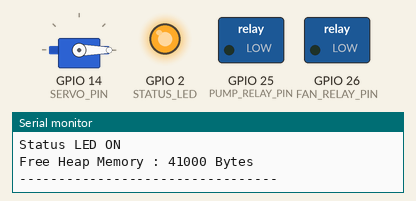
Recording of a sketch running on a simulated ESP32. On the bench: servo, switched loads named in the sketch (green lamp = pin HIGH), output pins drawn as LEDs (lit = HIGH), the last lines printed to the serial monitor. WiFi joins after 1.5 s; servers stay silent unless stated; uploads are accepted with an empty reply; random numbers use the default seed unless the sketch sets one.

Above: at 2.9 s.
At 8.1 s:
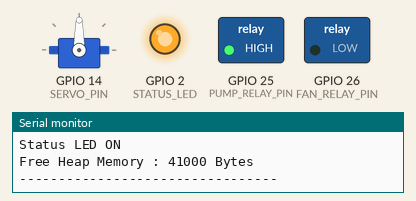
At 102.8 s:
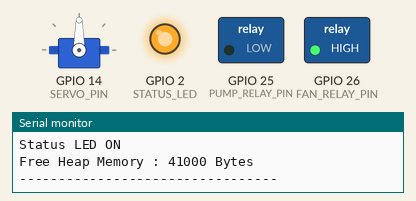
At 123.8 s:
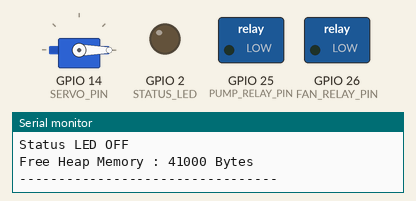
Timing chart, 0 to 130.0 s (numbered marks = the images above):
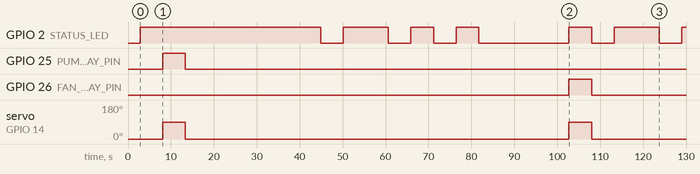

Measured:
- by itself, GPIO 2 (STATUS_LED): LOW → HIGH at 2.8 s, → LOW 42.1 s later, → HIGH 5.3 s later, → LOW 10.5 s later, … (13 changes in this stretch)
- by itself, GPIO 25 (PUMP_RELAY_PIN): LOW → HIGH at 8.1 s, → LOW 5.3 s later
- by itself, GPIO 26 (FAN_RELAY_PIN): LOW → HIGH at 103 s, → LOW 5.3 s later
- by itself, servo on GPIO 14 (SERVO_PIN): alternates 90° for 5.3 s and 0° for 89.4 s

The sketch:

SmartDrainageSystem.ino
```cpp
#include "config.h"
#include "wifi_manager.h"
#include "sensors.h"
#include "json_manager.h"
#include "prediction.h"
#include "api_manager.h"
#include "actuator.h"
#include "utilities.h"

void setup()
{
    Serial.begin(115200);
    delay(1000);

    // ==========================================
    // System Information
    // ==========================================

    printSystemInfo();

    Serial.println();
    Serial.println("==============================");
    Serial.println("SMART DRAINAGE SYSTEM");
    Serial.println("==============================");

    // ==========================================
    // Connect Wi-Fi
    // ==========================================

    connectWiFi();

    // ==========================================
    // Initialize Sensors
    // ==========================================

    initializeSensors();

    // ==========================================
    // Initialize API Manager
    // ==========================================

    initializeAPI();

    // ==========================================
    // Initialize Actuators
    // ==========================================

    initializeActuators();

    // ==========================================
    // Memory Information
    // ==========================================

    printMemory();

    Serial.println("==============================");
    Serial.println("SYSTEM INITIALIZATION COMPLETE");
    Serial.println("==============================");
}

void loop()
{
    // ==========================================
    // Wi-Fi Status
    // ==========================================

    if(isWiFiConnected())
    {
        Serial.println("Wi-Fi Status : Connected");
    }
    else
    {
        Serial.println("Wi-Fi Lost");
    }

    // ==========================================
    // Read Sensor Values
    // ==========================================

    float waterLevel = readWaterLevel();
    float pressure = readPressure();
    float flowRate = readFlowRate();
    float acoustic = readAcoustic();

    Serial.println("---------------------------------");

    Serial.print("Water Level : ");
    Serial.print(waterLevel);
    Serial.println(" cm");

    Serial.print("Pressure : ");
    Serial.print(pressure);
    Serial.println(" kPa");

    Serial.print("Flow Rate : ");
    Serial.print(flowRate);
    Serial.println(" L/min");

    Serial.print("Acoustic : ");
    Serial.print(acoustic);
    Serial.println(" dB");

    // ==========================================
    // Create JSON from Sensor Readings
    // ==========================================

    String json = createSensorJSON(
        waterLevel,
        pressure,
        flowRate,
        acoustic
    );

    Serial.println("---------------------------------");
    Serial.println("JSON DATA:");
    Serial.println(json);
    Serial.println("---------------------------------");

    // ==========================================
    // Prediction
    // ==========================================

    String status = predictDrainageStatus(
        waterLevel,
        pressure,
        flowRate,
        acoustic
    );

    Serial.print("Prediction : ");
    Serial.println(status);

    Serial.println("---------------------------------");

    // ==========================================
    // Send JSON Data to FastAPI
    // ==========================================

    bool apiResult = sendSensorData(json);

    if(apiResult)
    {
        Serial.println("API Status : Data Sent Successfully");
    }
    else
    {
        Serial.println("API Status : Data Sending Failed");
    }

    Serial.println("---------------------------------");

    // ==========================================
    // Actuator Control
    // ==========================================

    if(status == "Normal")
    {
        closeVent();
        fanOFF();
        pumpOFF();
        ledOFF();
    }

    else if(status == "Warning")
    {
        closeVent();
        fanOFF();
        pumpOFF();
        ledON();
    }

    else if(status == "Blocked")
    {
        closeVent();
        fanOFF();
        pumpOFF();
        ledON();
    }

    else if(status == "Gas Warning")
    {
        openVent();
        fanON();
        pumpOFF();
        ledON();
    }

    else if(status == "Flood")
    {
        openVent();
        fanOFF();
        pumpON();
        ledON();
    }

    // ==========================================
    // Memory Information
    // ==========================================

    printMemory();

    Serial.println("---------------------------------");

    delay(5000);
}
```

actuator.cpp
```cpp
// =====================================================
// AI-Based Smart Drainage Monitoring System
// Actuator Manager Source
// ESP32 DevKit V1
// =====================================================

#include "actuator.h"
#include "config.h"

#include <ESP32Servo.h>

Servo ventServo;

// -----------------------------------------------------
// Initialize Actuators
// -----------------------------------------------------

void initializeActuators()
{
    pinMode(FAN_RELAY_PIN, OUTPUT);
    pinMode(PUMP_RELAY_PIN, OUTPUT);
    pinMode(STATUS_LED, OUTPUT);

    digitalWrite(FAN_RELAY_PIN, LOW);
    digitalWrite(PUMP_RELAY_PIN, LOW);
    digitalWrite(STATUS_LED, LOW);

    ventServo.attach(SERVO_PIN);
    ventServo.write(0);

    Serial.println("Actuators Initialized");
}

// -----------------------------------------------------
// Smart Auto Vent
// -----------------------------------------------------

void openVent()
{
    ventServo.write(90);

    Serial.println("Smart Auto Vent Opened");
}

void closeVent()
{
    ventServo.write(0);

    Serial.println("Smart Auto Vent Closed");
}

// -----------------------------------------------------
// Exhaust Fan
// -----------------------------------------------------

void fanON()
{
    digitalWrite(FAN_RELAY_PIN, HIGH);

    Serial.println("Exhaust Fan ON");
}

void fanOFF()
{
    digitalWrite(FAN_RELAY_PIN, LOW);

    Serial.println("Exhaust Fan OFF");
}

// -----------------------------------------------------
// Water Pump
// -----------------------------------------------------

void pumpON()
{
    digitalWrite(PUMP_RELAY_PIN, HIGH);

    Serial.println("Water Pump ON");
}

void pumpOFF()
{
    digitalWrite(PUMP_RELAY_PIN, LOW);

    Serial.println("Water Pump OFF");
}

// -----------------------------------------------------
// Status LED
// -----------------------------------------------------

void ledON()
{
    digitalWrite(STATUS_LED, HIGH);

    Serial.println("Status LED ON");
}

void ledOFF()
{
    digitalWrite(STATUS_LED, LOW);

    Serial.println("Status LED OFF");
}
```

actuator.h
```cpp
#ifndef ACTUATOR_H
#define ACTUATOR_H

// =====================================================
// AI-Based Smart Drainage Monitoring System
// Actuator Manager Header
// ESP32 DevKit V1
// =====================================================

#include <Arduino.h>

// Initialize all actuators
void initializeActuators();

// Smart Auto Vent
void openVent();
void closeVent();

// Exhaust Fan
void fanON();
void fanOFF();

// Water Pump
void pumpON();
void pumpOFF();

// Status LED
void ledON();
void ledOFF();

#endif
```

api_manager.cpp
```cpp
// =====================================================
// AI-Based Smart Drainage Monitoring System
// API Manager Source
// ESP32 DevKit V1
// =====================================================

#include "api_manager.h"
#include "config.h"

#include <WiFi.h>
#include <HTTPClient.h>

// =====================================================
// Initialize API
// =====================================================

void initializeAPI()
{
    Serial.println();
    Serial.println("=================================");
    Serial.println("API Manager Initialized");
    Serial.println("=================================");
}

// =====================================================
// Send Sensor JSON to FastAPI
// =====================================================

bool sendSensorData(String jsonData)
{
    // Check Wi-Fi connection
    if (WiFi.status() != WL_CONNECTED)
    {
        Serial.println("Wi-Fi Not Connected!");
        Serial.println("Cannot Send Data To Server.");

        return false;
    }

    HTTPClient http;

    // Build server URL using existing config.h values
    String url = "http://" + String(SERVER_IP) + ":" +
                 String(SERVER_PORT) + "/sensor-data";

    Serial.println();
    Serial.println("=================================");
    Serial.println("Sending Data To FastAPI");
    Serial.println("=================================");

    Serial.print("Server URL : ");
    Serial.println(url);

    // Start HTTP connection
    http.begin(url);

    // Tell server that we are sending JSON
    http.addHeader("Content-Type", "application/json");

    // Send POST request
    int httpResponseCode = http.POST(jsonData);

    // Check response
    if (httpResponseCode > 0)
    {
        Serial.print("HTTP Response Code : ");
        Serial.println(httpResponseCode);

        String response = http.getString();

        Serial.println("Server Response:");
        Serial.println(response);

        http.end();

        return true;
    }
    else
    {
        Serial.print("HTTP Error : ");
        Serial.println(httpResponseCode);

        http.end();

        return false;
    }
}
```

api_manager.h
```cpp
#ifndef API_MANAGER_H
#define API_MANAGER_H

// =====================================================
// AI-Based Smart Drainage Monitoring System
// API Manager Header
// ESP32 DevKit V1
// =====================================================

#include <Arduino.h>

// Initialize API Manager
void initializeAPI();

// Send JSON data to FastAPI server
bool sendSensorData(String jsonData);

#endif
```

json_manager.cpp
```cpp
// =====================================================
// AI-Based Smart Drainage Monitoring System
// JSON Manager Source File
// ESP32 DevKit V1
// =====================================================

#include "json_manager.h"
#include "config.h"

String createSensorJSON(
    float waterLevel,
    float pressure,
    float flowRate,
    float acoustic)
{
    String json = "{";

    json += "\"device\":\"";
    json += DEVICE_NAME;
    json += "\",";

    json += "\"waterLevel\":";
    json += String(waterLevel, 2);
    json += ",";

    json += "\"pressure\":";
    json += String(pressure, 2);
    json += ",";

    json += "\"flowRate\":";
    json += String(flowRate, 2);
    json += ",";

    json += "\"acoustic\":";
    json += String(acoustic, 2);

    json += "}";

    return json;
}
```

json_manager.h
```cpp
#ifndef JSON_MANAGER_H
#define JSON_MANAGER_H

#include <Arduino.h>

String createSensorJSON(
    float waterLevel,
    float pressure,
    float flowRate,
    float acoustic
);

#endif
```

prediction.cpp
```cpp
// =====================================================
// AI-Based Smart Drainage Monitoring System
// Prediction Module Source
// ESP32 DevKit V1
// =====================================================

#include "prediction.h"

String predictDrainageStatus(
    float waterLevel,
    float pressure,
    float flowRate,
    float acoustic)
{
    // -----------------------------
    // Rule 1 : Flood Condition
    // -----------------------------
    if (waterLevel >= 90)
    {
        return "Flood";
    }

    // -----------------------------
    // Rule 2 : Blockage Detection
    // -----------------------------
    if (flowRate <= 10)
    {
        return "Blocked";
    }

    // -----------------------------
    // Rule 3 : Gas Warning
    // -----------------------------
    if (pressure >= 2.5 && acoustic >= 80)
    {
        return "Gas Warning";
    }

    // -----------------------------
    // Rule 4 : Warning
    // -----------------------------
    if (waterLevel >= 70 || pressure >= 2.0)
    {
        return "Warning";
    }

    // -----------------------------
    // Rule 5 : Normal
    // -----------------------------
    return "Normal";
}
```

prediction.h
```cpp
#ifndef PREDICTION_H
#define PREDICTION_H

// =====================================================
// AI-Based Smart Drainage Monitoring System
// Prediction Module Header
// ESP32 DevKit V1
// =====================================================

#include <Arduino.h>

// Function to predict drainage status
String predictDrainageStatus(
    float waterLevel,
    float pressure,
    float flowRate,
    float acoustic
);

#endif
```

sensors.cpp
```cpp
// =====================================================
// AI-Based Smart Drainage Monitoring System
// Sensor Manager Source File
// ESP32 DevKit V1
// =====================================================

#include "sensors.h"
#include "config.h"

// -----------------------------------------------------
// Initialize Sensors
// -----------------------------------------------------

void initializeSensors()
{
    Serial.println("=================================");
    Serial.println("Initializing Sensors...");
    Serial.println("=================================");

    // Configure sensor pins
    pinMode(TRIG_PIN, OUTPUT);
    pinMode(ECHO_PIN, INPUT);

    pinMode(PRESSURE_PIN, INPUT);
    pinMode(ACOUSTIC_PIN, INPUT);
    pinMode(FLOW_SENSOR_PIN, INPUT);

    // Random number generator
    randomSeed(analogRead(0));

    Serial.println("All Sensors Initialized Successfully!");
    Serial.println("---------------------------------");
}

// -----------------------------------------------------
// Simulated Water Level
// Unit : cm
// -----------------------------------------------------

float readWaterLevel()
{
    return random(20, 101);
}

// -----------------------------------------------------
// Simulated Pressure
// Unit : kPa
// -----------------------------------------------------

float readPressure()
{
    return random(50, 300) / 100.0;
}

// -----------------------------------------------------
// Simulated Flow Rate
// Unit : L/min
// -----------------------------------------------------

float readFlowRate()
{
    return random(5, 50);
}

// -----------------------------------------------------
// Simulated Acoustic Level
// Unit : dB
// -----------------------------------------------------

float readAcoustic()
{
    return random(20, 95);
}
```

sensors.h
```cpp
#ifndef SENSORS_H
#define SENSORS_H

// =====================================================
// AI-Based Smart Drainage Monitoring System
// Sensor Manager Header File
// ESP32 DevKit V1
// =====================================================

#include <Arduino.h>

// Initialize all sensors
void initializeSensors();

// Read Water Level (cm)
float readWaterLevel();

// Read Pressure (kPa)
float readPressure();

// Read Flow Rate (L/min)
float readFlowRate();

// Read Acoustic Level (dB)
float readAcoustic();

#endif
```

utilities.cpp
```cpp
// =====================================================
// AI-Based Smart Drainage Monitoring System
// Utilities Source
// ESP32 DevKit V1
// =====================================================

#include "utilities.h"
#include "config.h"

void printSystemInfo()
{
    Serial.println();
    Serial.println("==========================================");
    Serial.println(" AI Smart Drainage Monitoring System");
    Serial.println(" ESP32 DevKit V1");
    Serial.println("==========================================");

    Serial.print("Device Name : ");
    Serial.println(DEVICE_NAME);

    Serial.print("CPU Frequency : ");
    Serial.print(getCpuFrequencyMhz());
    Serial.println(" MHz");

    Serial.print("Flash Size : ");
    Serial.print(ESP.getFlashChipSize() / (1024 * 1024));
    Serial.println(" MB");

    Serial.println("==========================================");
}

void blinkLED(int times, int delayTime)
{
    for(int i = 0; i < times; i++)
    {
        digitalWrite(STATUS_LED, HIGH);
        delay(delayTime);

        digitalWrite(STATUS_LED, LOW);
        delay(delayTime);
    }
}

void restartESP()
{
    Serial.println();
    Serial.println("Restarting ESP32...");
    delay(2000);
    ESP.restart();
}

void printMemory()
{
    Serial.print("Free Heap Memory : ");
    Serial.print(ESP.getFreeHeap());
    Serial.println(" Bytes");
}

void debugPrint(String message)
{
    Serial.print("[DEBUG] ");
    Serial.println(message);
}
```

utilities.h
```cpp
#ifndef UTILITIES_H
#define UTILITIES_H

// =====================================================
// AI-Based Smart Drainage Monitoring System
// Utilities Header
// ESP32 DevKit V1
// =====================================================

#include <Arduino.h>

// Print startup information
void printSystemInfo();

// Blink onboard LED
void blinkLED(int times, int delayTime);

// Restart ESP32
void restartESP();

// Print free heap memory
void printMemory();

// Print formatted message
void debugPrint(String message);

#endif
```

wifi_manager.cpp
```cpp
#include <WiFi.h>
#include "config.h"
#include "wifi_manager.h"

void connectWiFi()
{
    Serial.println();
    Serial.println("==========================");
    Serial.println("Connecting to WiFi");
    Serial.println("==========================");

    Serial.print("SSID: ");
    Serial.println(WIFI_SSID);

    Serial.print("Password Length: ");
    Serial.println(strlen(WIFI_PASSWORD));

    WiFi.begin(WIFI_SSID, WIFI_PASSWORD);

    int attempts = 0;

    while (WiFi.status() != WL_CONNECTED && attempts < 20)
    {
        Serial.print(".");

        Serial.print(" Status=");
        Serial.println(WiFi.status());

        delay(500);
        attempts++;
    }

    Serial.println();

    if (WiFi.status() == WL_CONNECTED)
    {
        Serial.println("WiFi Connected Successfully!");
        Serial.print("IP Address: ");
        Serial.println(WiFi.localIP());
    }
    else
    {
        Serial.println("WiFi Connection Failed!");
        Serial.print("Final Status: ");
        Serial.println(WiFi.status());
    }
}

bool isWiFiConnected()
{
    return WiFi.status() == WL_CONNECTED;
}
```

wifi_manager.h
```cpp
#ifndef WIFI_MANAGER_H
#define WIFI_MANAGER_H

void connectWiFi();

bool isWiFiConnected();

#endif
```

Source omitted: config.h (835 bytes)
